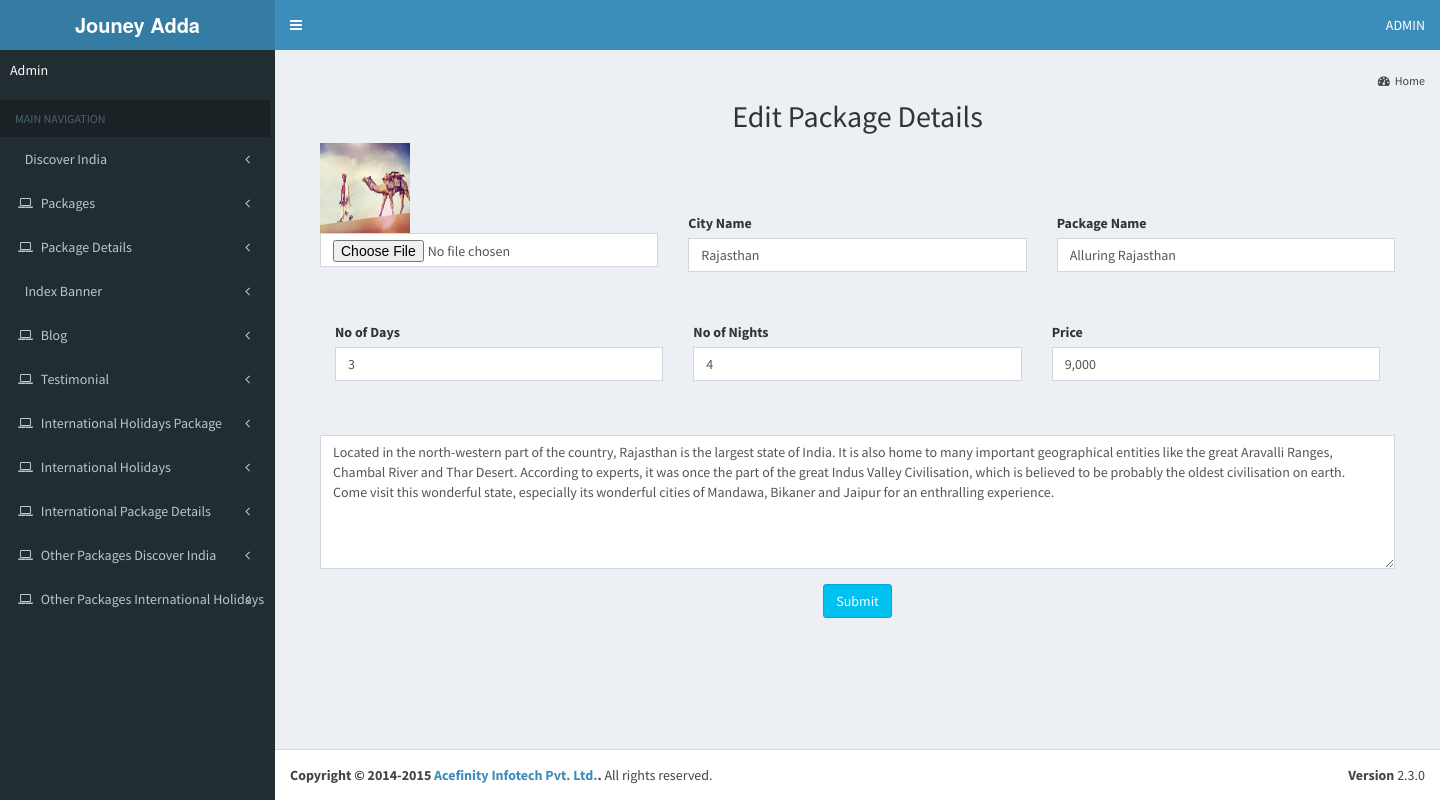
The app's page /admin-journey/edit_package.php?e_id=11 with its own data.
### tables this page shows
CREATE TABLE `package` (
  `id` int(225) NOT NULL,
  `image` varchar(2000) NOT NULL,
  `package_name` varchar(2000) NOT NULL,
  `day` varchar(2000) NOT NULL,
  `night` varchar(2000) NOT NULL,
  `price` varchar(2000) NOT NULL,
  `about` varchar(2000) NOT NULL,
  `city` varchar(2000) NOT NULL,
  `status` varchar(225) NOT NULL
);

### admin-journey/edit_package.php (the view, shortened to what this page needs)
<?php
include("connect.php");
include("includes/header.php");
include("includes/left_sidebar.php");
$e_id=$_GET["e_id"];
$query1="Select * from package where id='$e_id'";
$row1=mysqli_query($conn,$query1);
$data1=mysqli_fetch_assoc($row1);
$image=$data1["image"];
$package_name=$data1["package_name"];
$price=$data1["price"];
$day=$data1["day"];
$night=$data1["night"];
$about=$data1["about"];
$city=$data1["city"];
?>
      <div class="content-wrapper">
        <section class="content-header">
          <ol class="breadcrumb">
          <li><a href="dashboard.php"><i class="fa fa-dashboard"></i>Home</a></li>
          </ol>
        </section>
        <section class="content">
          <div class="row">
            <div class="col-lg-12">
            <div class="col-md-12 member" style="">
              <div class="pb20 col-md-12"><h2 style="text-align:center;">Edit Package Details</h2></div>
               <form name="image" action="update_package.php" method="post" enctype="multipart/form-data">
              <div class="form-group col-md-4"  style="margin-bottom:5%;">
              <img src="<?php echo $image;?>" width="90" height="90">
              <input type="file" class="form-control" name="fileupload1" >
                 </div>
                 <div class="form-group col-md-4" style="margin-top:6.3%;">
                     <label>City Name</label>
              <input type="text" class="form-control" name="city" value="<?php echo $city;?>" placeholder=" Enter City Name" required>
                 </div>
              <div class="form-group col-md-4"  style="margin-top:6.3%;">
                  <label>Package Name</label>
              <input type="text" class="form-control" name="package" value="<?php echo $package_name;?>" placeholder="package name" required>
                 </div>
                 <div class="col-md-12">
                 <div class="form-group col-md-4" style="margin-bottom:5%;">
                     <label>No of Days</label>
              <input type="text" class="form-control" name="day" value="<?php echo $day;?>" placeholder=" Enter No. of days" required>
                 </div>
                 <div class="form-group col-md-4">
                     <label>No of Nights</label>
              <input type="text" class="form-control" value="<?php echo $night;?>" name="night" placeholder=" Enter No. of nights" required>
                 </div>
                 <div class="form-group col-md-4">
                     <label>Price</label>
              <input type="text" class="form-control" value="<?php echo $price;?>" name="price" placeholder="Price" required>
                 </div>
                 </div>
                 <div class="form-group col-md-12">
              <textarea class="form-control" name="about" rows="6" placeholder="Details About the place" required><?php echo $about;?></textarea>
                 </div>
                 <div class="form-group col-md-12" style="text-align:center;"><input type="submit" class="btn btn-info" value="Submit" name="submit" ></div>
                </form>
       </div>
      </div>
          </div>
        </section>
      </div>
 <?php include("includes/footer.php"); ?>

### records on screen
package: image (picture), city "Rajasthan", package "Alluring Rajasthan", day "3", night "4", price "9,000", about "Located in the north-western part of the country, Rajasthan is the largest state of India. It is also home to many important geographical entities like the great Aravalli Ranges, Chambal River and Thar Desert. According to experts, it was once the part of the great Indus Valley Civilisation, which is believed to be probably the oldest civilisation on earth. Come visit this wonderful state, especially its wonderful cities of Mandawa, Bikaner and Jaipur for an enthralling experience."
